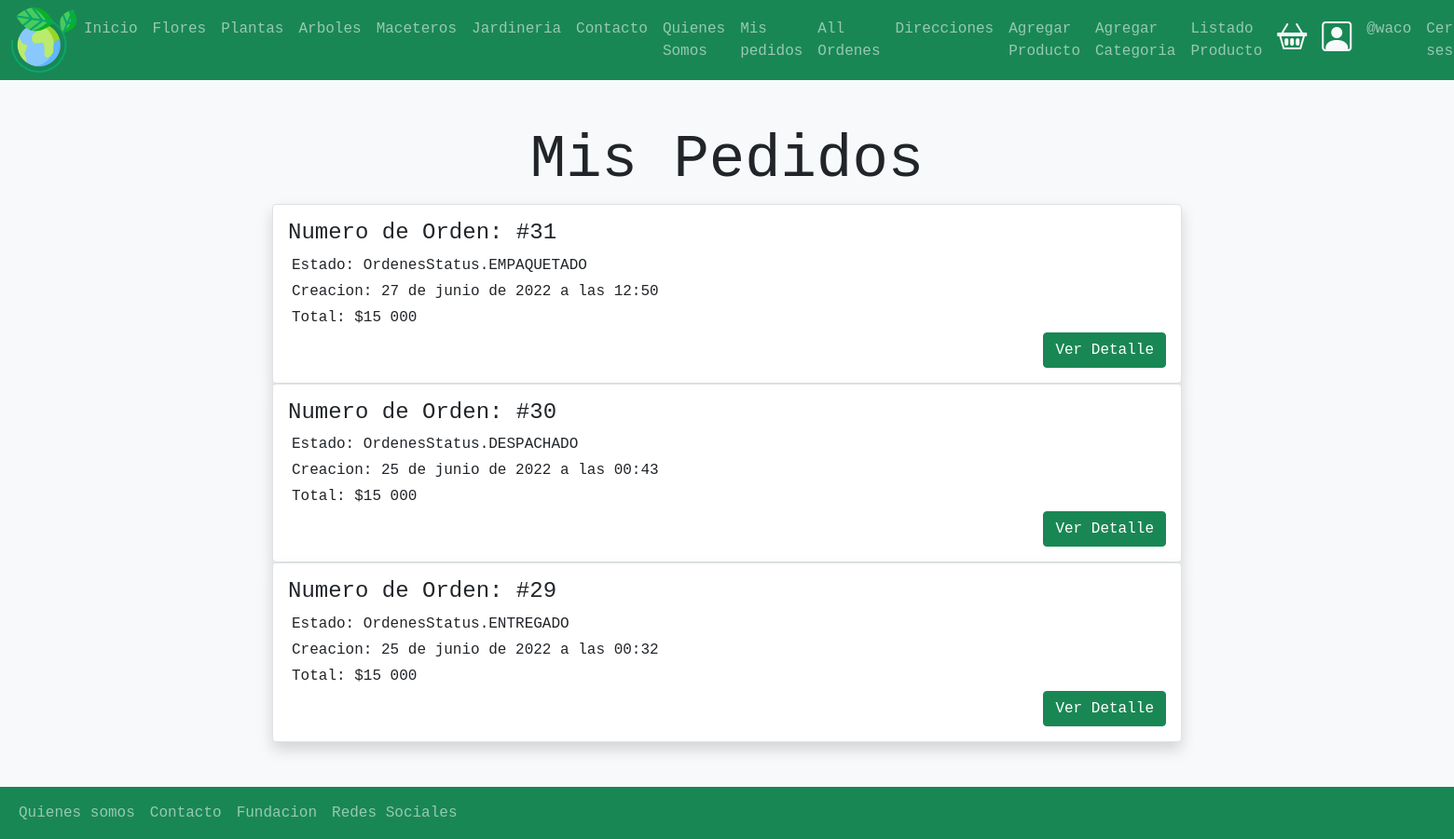
/orden/completados (signed in), run on the app's committed database.
### ordenes/models.py (models this page shows, shortened)
class Ordenes(models.Model):
    orden_id = models.CharField(max_length=100, null=False, blank=False, unique=True)
    usuario = models.ForeignKey(User, on_delete = models.CASCADE)
    carrito = models.ForeignKey(Carrito, on_delete = models.CASCADE)
    status = models.CharField(max_length=50, choices=choices, default=OrdenesStatus.CREADO)
    total = models.IntegerField(default=0)
    envio = models.IntegerField(default=15000)
    creacion = models.DateTimeField(auto_now_add=True)
    direccion_envio = models.CharField( max_length=200 ,null=True , blank=True,)

### ordenes/views.py (the view)
# urls.py: path('completados', views.OrdenesListView.as_view(), name='completados'),
class OrdenesListView(LoginRequiredMixin, ListView):
    login_url = 'login'
    modelo = Ordenes
    template_name = 'ordenes/ordenes.html'
    def get_queryset(self):
        return Ordenes.objects.filter(usuario = self.request.user).order_by('-id')

### ordenes/templates/ordenes/ordenes.html
{% extends 'base.html' %}
{% load humanize %}
{% block contenido %}
<section>
    <div class="p-5 bg-light">
        <div class="container">
            <h1 class="display-3 text-center bg-light">Mis Pedidos</h1>
        </div>
        <div class="container">
            {% for orden in object_list %}
            <div class="card border rounded shadow">
                <div class="card-body">
                    <h4 class="card-title"> Numero de Orden: #{{ orden.id}}</h4>
                    <p class="card-text m-1">Estado: {{orden.status}} </p>
                    <p class="card-text m-1"> Creacion: {{ orden.creacion}} </p>
                    <p class="card-text m-1"> Total: ${{ orden.total | intcomma}} </p>
                    <div class="d-flex justify-content-end">
                        <a href="{% url 'ordenes:detalleCompra'  orden.carrito_id %}" class="btn btn-success" role="button"> Ver Detalle</a>
                    </div>
                </div>
            </div>
            {% endfor %}
        </div>
    </div>
</section>
{% endblock contenido %}

### templates/base.html (shortened to what this page needs)
{% load static %}
<!DOCTYPE html>
<html lang="es">
<head>
    <link href="https://cdn.jsdelivr.net/npm/bootstrap@5.1.3/dist/css/bootstrap.min.css" rel="stylesheet">
    <link rel="stylesheet" href="https://cdn.jsdelivr.net/npm/bootstrap-icons@1.8.2/font/bootstrap-icons.css">
    <link rel="stylesheet" href=" {% static 'css/miestilo.css'%} ">
</head>
<body>
    <header>
        <nav class="navbar navbar-expand-xl navbar-dark bg-success">
            <div class="container-fluid">
                <a href="{% url 'home'%}">
                    <img src="{% static 'img/el-planeta-tierra.png' %}" alt="Logo" style="width: 70px;">
                </a>
                <div class="collapse navbar-collapse" id="mynavbar">
                    <ul class="navbar-nav me-auto">
                        <li class="nav-item">
                            <a class="nav-link" href="{% url 'home' %}">Inicio</a>
                        </li>
                        <li class="nav-item">
                            <a class="nav-link" href="{% url 'flores' %}">Flores</a>
                        </li>
                        <li class="nav-item">
                            <a class="nav-link" href="{% url 'plantas' %}">Plantas</a>
                        </li>
                        <li class="nav-item">
                            <a class="nav-link" href="{% url 'arboles' %}">Arboles</a>
                        </li>
                        <li class="nav-item">
                            <a class="nav-link" href="{% url 'maceteros' %}">Maceteros</a>
                        </li>
                        <li class="nav-item">
                            <a class="nav-link" href="{% url 'jardineria' %}">Jardineria</a>
                        </li>
                        <li class="nav-item">
                            <a class="nav-link" href="{% url 'contacto'%}">Contacto</a>
                        </li>
                        <li class="nav-item">
                            <a class="nav-link" href="{% url 'quienesSomos'%}">Quienes Somos</a>
                        </li>
                        {% if user.is_authenticated %}
                        <li class="nav-item">
                            <a class="nav-link" href="{% url 'ordenes:completados'%}">Mis pedidos</a>
                        </li>
                        {% endif %}
                        {% if user.is_authenticated %}
                        <li class="nav-item">
                            <a class="nav-link" href="{% url 'ordenes:allOrdenes'%}">All Ordenes</a>
                        </li>
                        {% endif %}
                        {% if user.is_authenticated %}
                            <li class="nav-item">
                                <a class="nav-link" href="{% url 'direccion_envio:direccion_envio'%}">Direcciones</a>
                            </li>
                        {% endif %}
                        {% if user.is_authenticated %}
                            <li class="nav-item">
                                <a class="nav-link" href=" {% url 'productos:formProducto' %}">Agregar Producto</a>
                            </li>
                        {% endif %}
                        {% if user.is_authenticated %}
                        <li class="nav-item">
                            <a class="nav-link" href=" {% url 'productos:formCategoria' %}">Agregar Categoria</a>
                        </li>
                    {% endif %}
                        {% if user.is_authenticated %}
                        <li class="nav-item">
                            <a class="nav-link" href=" {% url 'productos:productoListado' %}">Listado Producto</a>
                        </li>
                    {% endif %}
                    </ul>
                    <div class="d-flex m-1">
                        <a href="{% url 'carrito:carrito'%}" class="text-light">
                            <i class="bi bi-basket2 p-1" style="font-size: 2rem;"></i>
                        </a>
                    </div>
                    <div class="d-flex m-2">
                        {% if user.is_authenticated %}
                            <a href="{% url 'perfil'%}" class="text-light">
                                <i class="bi bi-person-square" style="font-size: 2rem;"></i>
                            </a>
                        {% else%}
                            <a href="{% url 'login' %}" class="text-light">
                                <i class="bi bi-person-square" style="font-size: 2rem;"></i>
                            </a>
                        {% endif %}
                    </div>
                    <ul class="navbar-nav ">
                        {% if user.is_authenticated %}
                        <li class="nav-item">
                            <a class="nav-link" href="{% url 'perfil'%}">@{{ user.username }}</a>
                        </li>
                        <li class="nav-item">
                            <a class="nav-link" href="{% url 'logout' %}">Cerrar sesion</a>
                        </li>
                        {% else%}
                        <li class="nav-item d-flex">
                            <a class="nav-link" href="{% url 'login' %}">Iniciar Sesion</a>
                        </li>
                        {% endif %}
                    </ul>
                </div>
            </div>
        </nav>
    </header>
{% block contenido %}
{% endblock contenido %}
   <footer>
        <nav class="navbar navbar-expand-sm bg-success navbar-dark">
            <div class="container-fluid">
                <ul class="navbar-nav me-auto">
                    <li class="nav-item">
                        <a class="nav-link" href=" {% url 'quienesSomos'%}">Quienes somos</a>
                    </li>
                    <li class="nav-item">
                        <a class="nav-link" href=" {% url 'contacto'%} ">Contacto</a>
                    </li>
                    <li class="nav-item">
                        <a class="nav-link" href="javascript:void(0)">Fundacion</a>
                    </li>
                    <li class="nav-item">
                        <a class="nav-link" href="#">Redes Sociales</a>
                    </li>
                </ul>
            </div>
          </nav>
    </footer>
</body>
</html>

### static/css/miestilo.css (style rules this page uses)
body { font-family: monospace; }
.container { width: 100%; max-width: 1000px; margin: auto; }

### data on the page
Ordenes: id "31", status "OrdenesStatus.EMPAQUETADO", creacion "27 de junio de 2022 a las 12:50", total "15 000"
Ordenes: id "30", status "OrdenesStatus.DESPACHADO", creacion "25 de junio de 2022 a las 00:43", total "15 000"
Ordenes: id "29", status "OrdenesStatus.ENTREGADO", creacion "25 de junio de 2022 a las 00:32", total "15 000"

### other printed values
{{ user.username }} "waco"
